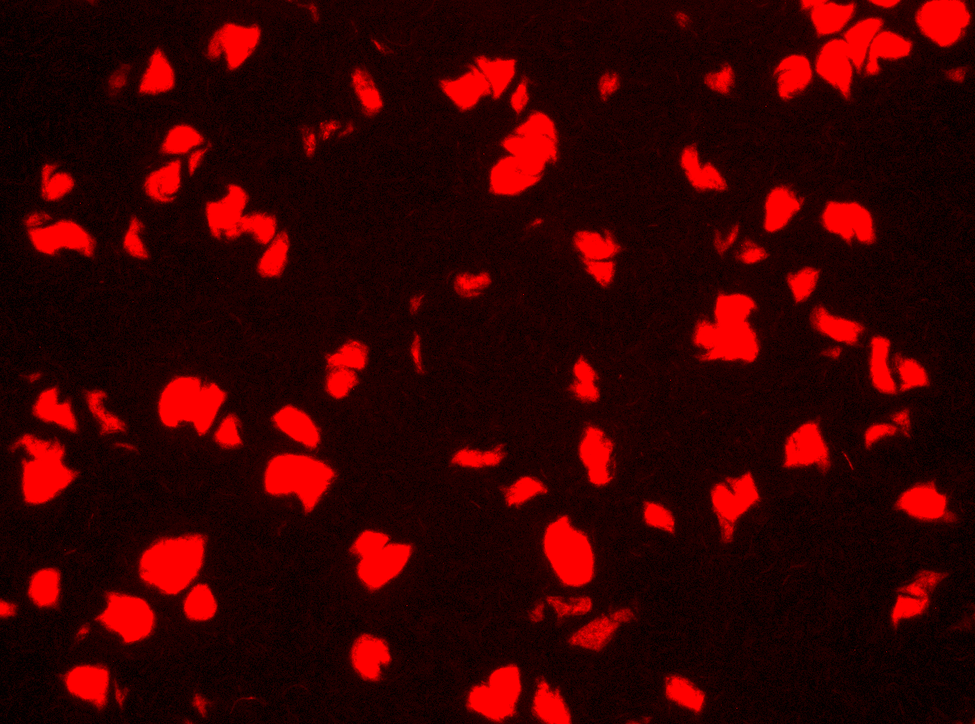
%> input picture Spot_analysis/FIG2v3.bmp, 975 x 724 px, shrunk from 1206 x 896 before the run
$ octave Spot_Analysis_previous.m   (GNU Octave 9; MATLAB toolbox functions it lacks are replaced by stand-ins)
%> lines starting %> are read from the running program, lines starting %| are printed output that depends on the picture; in (x1, y1, x2, y2) boxes, pixels count from 0 and x2, y2 are one past the last pixel; in counts of white or black regions, pixels touching at a corner belong together; the program's own positions count from 1
% a code to characterize pattern domains
tic
clear all;
close all;

disp([' ']);
disp(['%%%%%%%%%%%%%%%%%%%%%%%%%%%%%%%%%%%%%%%%%%%%%%%%%%%%%%%%']);
disp(['new processing ...']);
disp(['%%%%%%%%%%%%%%%%%%%%%%%%%%%%%%%%%%%%%%%%%%%%%%%%%%%%%%%%']);

x1 = 1 ;
chan = 3 ;
mst = 1; %1--mean, 2--std. 3--total. of red spots.
IPTG=0;
%IPTG = [ -7.0, -6.0, -5.5, -5.0, -4.5, -4.0, -3.5, -3.0, -2.5, -2.0]' ;

%IPTG = [ -10 -9 -8 -7.0, -6.0, -5.5, -5.0, -4.5, -4.0, -3.5, -3.0, -2.5, -2.0]' ;

num_images = size(IPTG,1) ;

%num_images = 10 ;


%dirname1 = ['C:\Users\Ting\Pictures\Exported Images\IPTG_pub\'];
dirname1 = ['.\FIG2v3.bmp'];


Mat_Dom_mean = [] ;
Mat_Dom_std  = [] ;
Mat_Dom_sum  = [] ;

Mat_WDom_mean = [] ;
Mat_WDom_std  = [] ;
Mat_WDom_sum  = [] ;

Moran_all = [] ;
Area_all = [] ;
wxx_sum_all = [];
wij_sum_all = [];

fid = fopen('rfp_area.tif', 'wt');
fclose(fid);

for img_dex = 1: num_images
   % close all;
    %load the image
    x2 = IPTG(img_dex);

%%%%%%%%%%%%%%%%%%%%%%%%%%%%%%%%%%%%%%%%%%%%%%%%%%%%%%%
%    x2 = -105 ; % high red
%    x2 = -2 ; % low red
%%%%%%%%%%%%%%%%%%%%%%%%%%%%%%%%%%%%%%%%%%%%%%%%%%%%%%%

    %disp(['img_dex=' num2str(img_dex)]);


    %PicX = imread([dirname1, dirname2]);
    PicX = imread([dirname1]);
%> PicX is the input picture: size 724x975x3 uint8; mean R, G, B 53.9, 0, 0

%    figure, imshow(PicX,'InitialMagnification', 'fit');
    %convert to a binary one.
    Pic_bw = im2bw(PicX, 0.1) ; % attention: choosing the right threshold is critical!
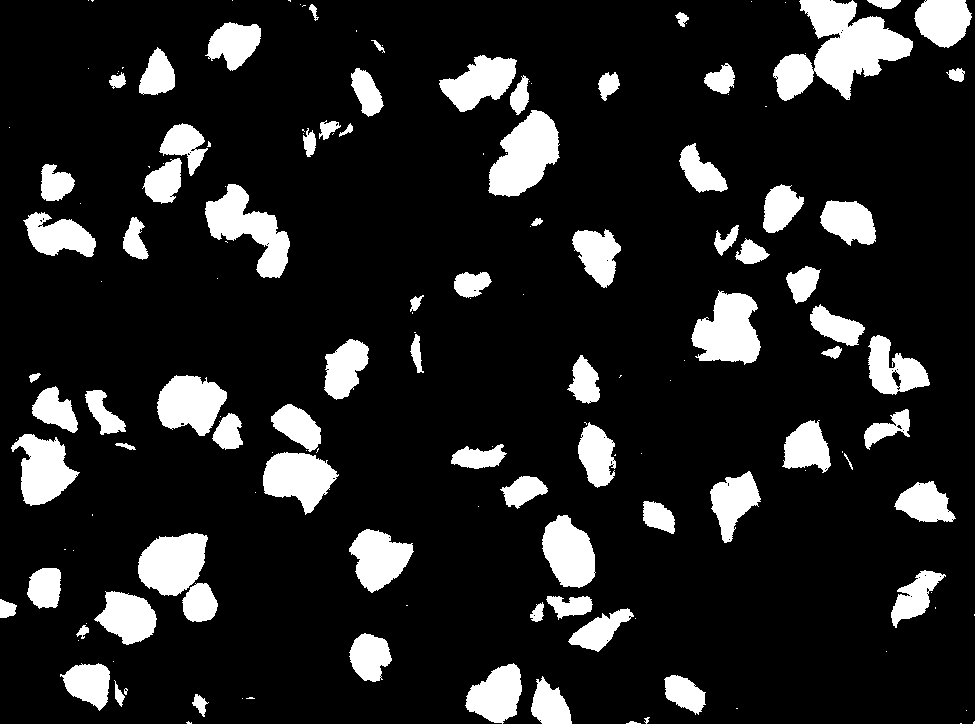
%> Pic_bw: size 724x975 logical; 14.1% white; 156 white regions (75 under 20 px)

    %count and label the domains
    [labeled,numObjects] = bwlabel(Pic_bw,4);
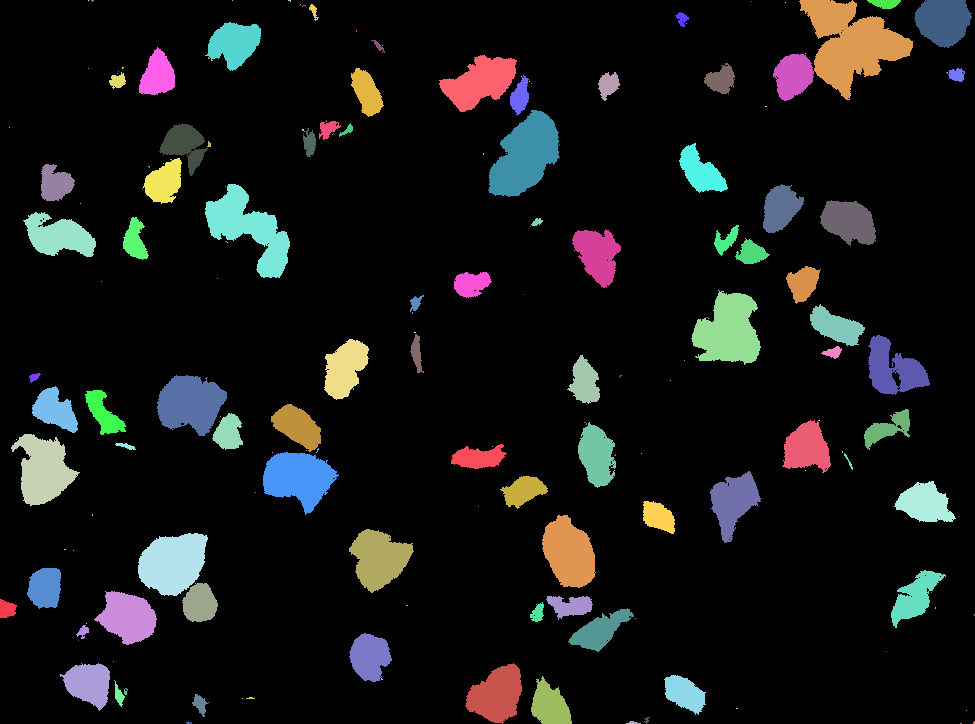
%> labeled: size 724x975 double; 208 distinct labels, from 0 to 207; one colour per label, 0 black
%> numObjects = 207
    numObjects; % Count all distinct objects in the image.
    %disp(['original numObjects= ' num2str(numObjects)]);

    %show the domains using pseudocolor image
    RGB_label = label2rgb(labeled, @spring, 'c', 'shuffle');
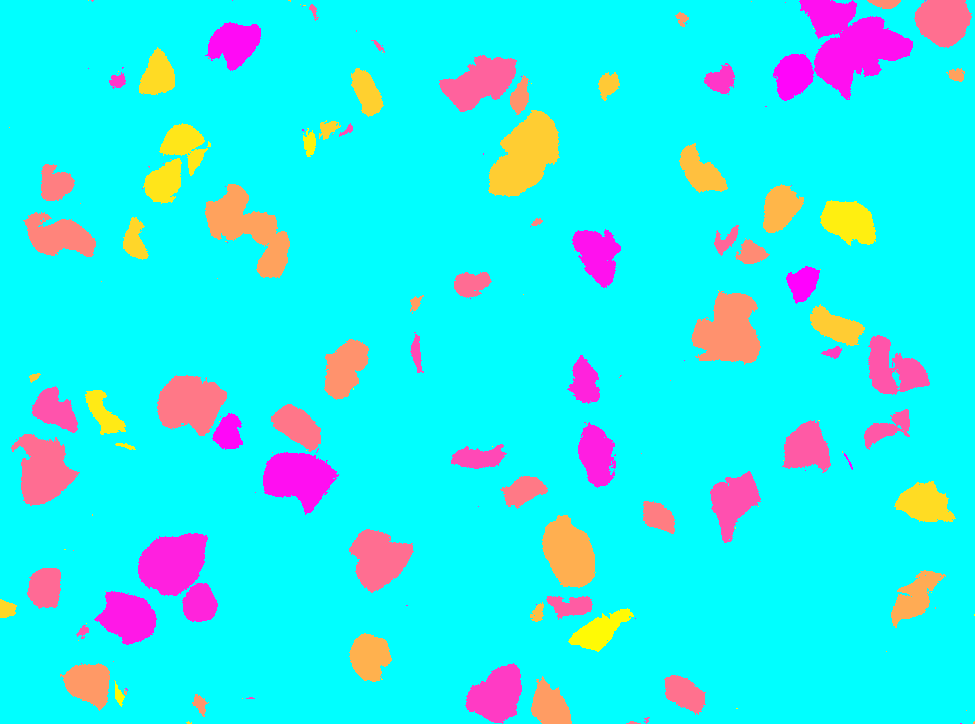
%> RGB_label: size 724x975x3 uint8; mean R, G, B 35.9, 235.3, 238.8
    figure, imshow(RGB_label,'InitialMagnification', 'fit');

    %analyze domain characters
    domaindata = regionprops(labeled,'basic'); %which returns: area, centroid, and 'bounding box'
%> domaindata = 207 regions; largest, box (x1, y1, x2, y2), Area and Centroid: (799, 0, 913, 100) 5704 [851.9 43.9], (488, 110, 560, 197) 3879 [525.7 156.3], (205, 184, 290, 278) 3592 [249.7 229.8], (691, 291, 761, 365) 3501 [729.1 331.4], (138, 533, 208, 596) 3239 [173.4 563.6]

    alldomains = [domaindata.Area];
%> alldomains = 207 values, max 5704 at index 179, min 1 at index 2, mean 479.7
    max_area = max(alldomains); % Find the maximum area of all the grains.
%> max_area = 5704
    disp(['max_area= ' num2str(max_area)]);
%| max_area= 5704

    % %show domains with centroids
    % figure, imshow(RGB_label,'InitialMagnification', 'fit');
     centroids = cat(1, domaindata.Centroid);
%> centroids = 207 rows, first 12: [7.62 609.8; 10 128; 43.94 470.3; 17 440; 59.32 236.6; 45.75 588.3; 34.88 377.8; 55.5 410.8; 55.94 184.2; 89.36 684.1; 65.5 550; 74 551]
%     hold on;
%     plot(centroids(:,1), centroids(:,2), 'b.', 'linewidth', 2.0);

    %filter small domains
    thres_area = 50 ;
    idx = find([domaindata.Area] > thres_area );
%> idx = 79 values from 1 to 203
    %idx = find([domaindata.Area] < thres_area );
    Judge_domain = ismember(labeled, idx);
%> Judge_domain: size 724x975 logical; 14% white; 78 white regions, largest, box (x1, y1, x2, y2) and area: (773, 0, 913, 101) 7069, (488, 110, 560, 197) 3879, (205, 184, 290, 278) 3592

    %show the image after filtering
    re_labeled = labeled .* Judge_domain ;
%> re_labeled: size 724x975 double; 80 distinct labels, from 0 to 203
    figure, imshow(re_labeled,'InitialMagnification', 'fit');

    Pic_bwFTD = Pic_bw .* Judge_domain ;
%> Pic_bwFTD: size 724x975 double; values 0 (black) and 1 (white), 14% white; 78 white regions
    [labeled3,numObjects3] = bwlabel(Pic_bwFTD,8);
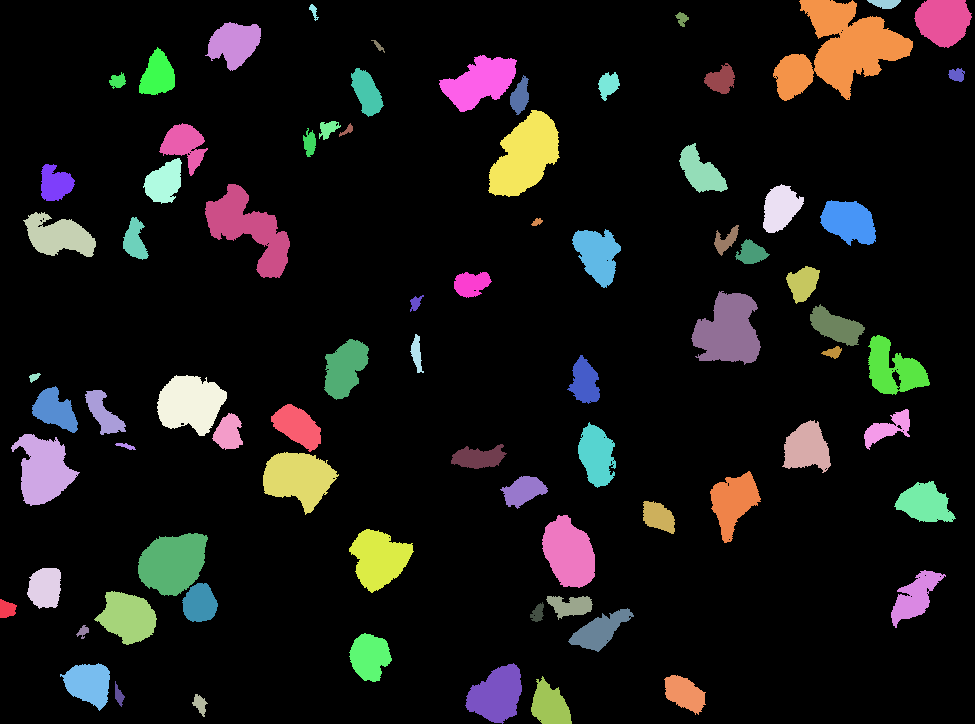
%> labeled3: size 724x975 double; 79 distinct labels, from 0 to 78; one colour per label, 0 black
%> numObjects3 = 78

    disp(['new numObjects= ' num2str(numObjects3)]);
%| new numObjects= 78


    %show the domains in the filtered image using pseudocolor image
    RGB_label3 = label2rgb(labeled3, @spring, 'c', 'shuffle');
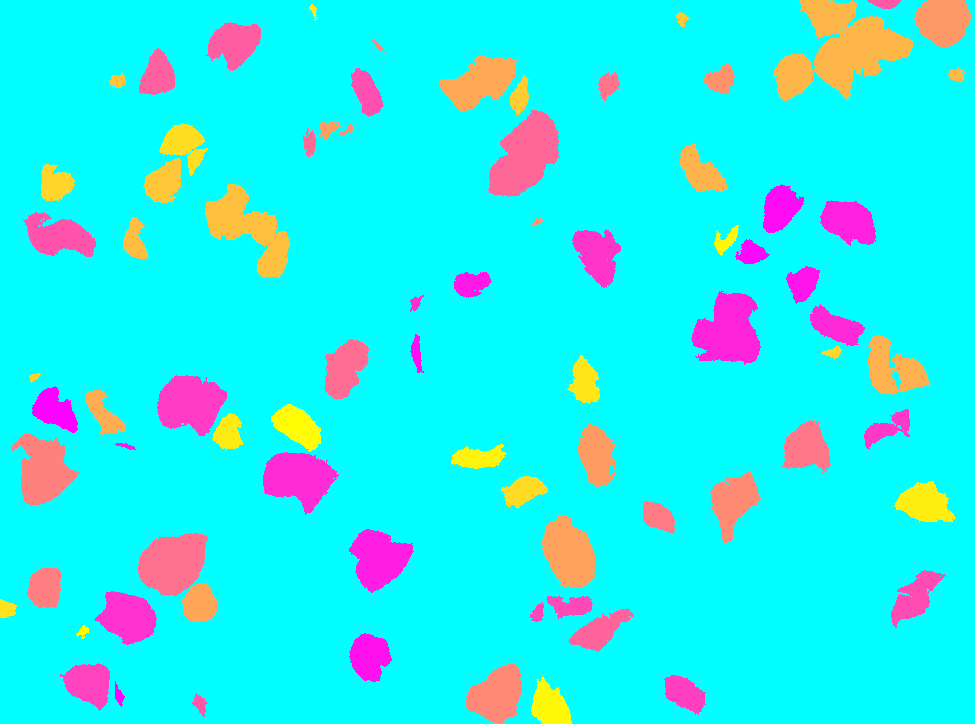
%> RGB_label3: size 724x975x3 uint8; mean R, G, B 35.8, 236.3, 238
%    figure, imshow(RGB_label3,'InitialMagnification', 'fit');
%    nametitle = [num2str(x1), 'e', num2str(x2)];
%    title(nametitle);

    %analyze domain characters for filtered image
    domaindata3 = regionprops(labeled3,'basic'); %which returns: area, centroid, and 'bounding box'
%> domaindata3 = 78 regions; largest, box (x1, y1, x2, y2), Area and Centroid: (773, 0, 913, 101) 7069 [840.7 50.2], (488, 110, 560, 197) 3879 [525.7 156.3], (205, 184, 290, 278) 3592 [249.7 229.8], (691, 291, 761, 365) 3501 [729.1 331.4], (138, 533, 208, 596) 3239 [173.4 563.6]

    %show the centroids in the filtered image
  %figure, imshow(RGB_label3,'InitialMagnification', 'fit');

    centroids = cat(1, domaindata3.Centroid);
%> centroids = 78 rows, first 12: [7.62 609.8; 43.94 470.3; 59.32 236.6; 45.75 588.3; 34.88 377.8; 55.5 410.8; 55.94 184.2; 89.36 684.1; 83.7 632.2; 104.1 413.9; 128.5 617.9; 118.3 81.58]
  %hold on;
  %plot(centroids(:,1), centroids(:,2), 'k.', 'linewidth', 1.5);


%[domaindata3.Area]
RSpot = [domaindata3.Area];
%> RSpot = 78 values, max 7069 at index 66, min 56 at index 36, mean 1268.9
RSpot1 = sum(RSpot);
%> RSpot1 = 98972
RSpot2 = sum(RSpot.*RSpot);
%> RSpot2 = 231526692

%%%%%%%%%%%%%%%%%%%%%%%%%%%%%%%%%%%%%%%%%%%%%%%%%%%%%%%%%%%%%%%%%%%%

%X_bar
MI_m = mean2(Pic_bwFTD) ;
%> MI_m = 0.14
%N
MI_n  = size(Pic_bwFTD,2).*size(Pic_bwFTD,1) ;
%> MI_n = 705900
%reshape the matrix to vector
MI_FP1 = reshape(Pic_bwFTD, [],1);
MI_LB3 = reshape(labeled3, [],1);
%denominator
MI_I_dom = sum(sum( (MI_FP1-MI_m).*(MI_FP1-MI_m) ));
%> MI_I_dom = 85095.4

wei1=1.0;
wei2=1.0;

Wij_sum = wei1*RSpot2 + wei2*((MI_n-RSpot1).^2) ;
%> Wij_sum = 368593123876
Wxx_sum = wei1*RSpot2.*((1-MI_m).^2) + wei2*((MI_n-RSpot1).^2) .* (MI_m.^2) ;
%> Wxx_sum = 7.41e+09

Moran_I = MI_n.*Wxx_sum./Wij_sum./MI_I_dom;
%> Moran_I = 0.167

Moran_I ;

Moran_all = [ Moran_all, Moran_I ];
%> Moran_all = 0.167
Area_all = [ Area_all, RSpot1 ];
%> Area_all = 98972
wij_sum_all = [wij_sum_all, Wij_sum ];
%> wij_sum_all = 368593123876
wxx_sum_all = [wxx_sum_all, Wxx_sum ];
%> wxx_sum_all = 7.41e+09

    % %power spectrum for the filtered binary image
    % tic
    % F1=fft2(labeled3,2048,2048);
    % F2=fftshift(F1);
    % PS=abs(F2).*abs(F2);
    % figure, imagesc(log(PS));
    % colorbar;
    % set(gca,'clim',[5 30]);
    % toc

    %%%%%%%%%%%%%%%%%%%%%%%to plot domain distribution
  figure(99), hist( [domaindata3.Area], 20) ;
  title('Area distribution');
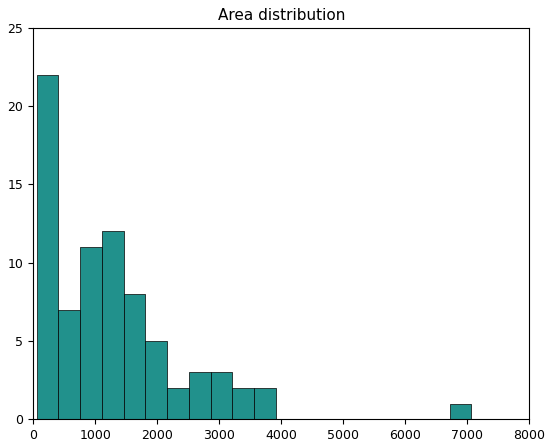
%> figure redrawn from the program's plot data; tallest bar 22 high, from x = 56 to 406.6

    % [18 lines of commented-out code are left out]
    %%%%%%%%%%%%%%%%%%%%%%%to plot weighted domain distribution
    size_lab3 = size(labeled3,1)*size(labeled3,2);
%> size_lab3 = 705900
    vec_lab3 = reshape(labeled3,[],size_lab3);

 %!!!
 %  RSpot = [domaindata3.Area];

    vec_area3 = [domaindata3.Area];
%> vec_area3 has the same summary as RSpot
    index_3 = find(vec_lab3>0);
%> index_3 = 98972 values from 600 to 703022
    vec_lab3_nonzero = vec_lab3(index_3) ;


    weighted_area = vec_area3(vec_lab3_nonzero) ;
    % [44 lines of commented-out code are left out]
     mean_weighted_area = mean(weighted_area) ;
%> mean_weighted_area = 2339.3
     std_weighted_area = std(weighted_area) ;
%> std_weighted_area = 1615.7
%     disp(['weighed_area: mean, std']);
%     [mean_weighted_area, std_weighted_area]
%     disp([' ']);

    %%%%%%%%%%%%%%%%%%%%%%%%%%%%%%%%%%%%%%%%%%%%%%%%%%%%%%%%%%%%%
    %domain size statistics
    Dom_mean = mean([domaindata3.Area]);
%> Dom_mean = 1268.9
    Dom_std = std([domaindata3.Area]);
%> Dom_std = 1173
    Dom_sum = sum([domaindata3.Area]);
%> Dom_sum = 98972

    Mat_Dom_mean = [Mat_Dom_mean, Dom_mean];
%> Mat_Dom_mean = 1268.9
    Mat_Dom_std  = [Mat_Dom_std,  Dom_std] ;
%> Mat_Dom_std = 1173
    Mat_Dom_sum  = [Mat_Dom_sum,  Dom_sum] ;
%> Mat_Dom_sum = 98972

    %!!!
 %  RSpot2 = RSpot1.^2;

    SW_area = sum([domaindata3.Area].*[domaindata3.Area]);
%> SW_area = 231526692

    %equivalent to: SW_area = sum(weighted_area);

    Mat_WDom_mean = [Mat_WDom_mean, mean_weighted_area] ;
%> Mat_WDom_mean = 2339.3
    Mat_WDom_std  = [Mat_WDom_std,  mean_weighted_area] ;
%> Mat_WDom_std = 2339.3
    Mat_WDom_sum  = [Mat_WDom_sum,  SW_area];
%> Mat_WDom_sum = 231526692

    disp(['[Dom_mean, std, sum]= ' num2str(Dom_mean), ', ' num2str(Dom_std), ', ' num2str(Dom_sum)]);
%| [Dom_mean, std, sum]= 1268.8718, 1172.9855, 98972

    disp(['lined:']);
    disp([num2str(x1), 'e', num2str(x2), '  ' num2str(Dom_mean), ' ' num2str(Dom_std), ' ' num2str(Dom_sum)]);
%| 1e0  1268.8718 1172.9855 98972

    fid = fopen('rfp_area.txt', 'a+');
    fprintf(fid, '%.1fe%d %12.5f %12.5f %12.5f\n', x1, x2, Dom_mean, Dom_std, Dom_sum);
    fclose(fid);

% [40 lines of commented-out code are left out]

end

%plot figures
%domain area dist.
Mat_Dom_mss=[Mat_Dom_mean', Mat_Dom_std', Mat_Dom_sum'];
%> Mat_Dom_mss = [1268.9 1173 98972]

%weighed domain area dist.
Mat_WDom_mss=[Mat_WDom_mean', Mat_WDom_std', Mat_WDom_sum'];
%> Mat_WDom_mss = [2339.3 2339.3 231526692]

%%%%%%%%%%%%%%%%%%%%%%%%%%%%%%%%%%%%%%%%%%%%%%%%%%%%%%%%%%%%%
% to plot weighted area statistics.
%figure(55),
figure,
%subplot(2,1,2)
if chan==2,
    lincha='g';
else
    lincha='r';
end

plotobj = plot(IPTG, Mat_WDom_mss(:,3),'o');
 title('Total size of red domains vs IPTG','fontname','arial','fontsize',16);
% xlabel('IPTG','fontname','arial', 'fontsize',16);
% ylabel('Total Red spot size', 'fontname','arial','fontsize',16);
set(gca, 'fontsize',14);
set(plotobj,...
                'LineWidth',2,...
                'MarkerEdgeColor',lincha,...
                'MarkerFaceColor',lincha,...
                'MarkerSize',8)

%%%%%%%%%%%%fitting Fig(55)
a = 4.0e7 ;
b = 1 ;
c = 1.0*10^(-4.0) ;
d = -1.2;
f = 0.7e7 ;

x0=-7.2:0.1:-1.8;
x = 10.^(x0);

y = a - a./(b+(x./c).^d)+ f;


hold on ;
plot(x0,y,'g-','linewidth',1.0);

% hold on ;
% errorbar(IPTG, XFP2(:,mors),XFP2(:,2),'k','linestyle','none','linewidth',1.0);
%

axis([-7.1 -1.9 0.7*min(y) 1.5*max(y)]);
%> figure, not shown here; curve peaks at x = -7.2, y = 46994219.1


% %%%%%%%%%%%%%%%%%%%%%%%%%%%%%%%%%%%%%%%%%%%%%%%%%%%%%%%%%%%%%%%
% % plot area dist.
% %figure(3),
% figure,
%
% %subplot(2,1,2)
% if chan==2,
%     lincha='g';
% else
%     lincha='r';
% end
%
% plotobj = plot(IPTG, Mat_Dom_mss(:,mst),'o');
%  title('mean red domain size vs IPTG','fontname','arial','fontsize',16);
% % xlabel('IPTG','fontname','arial', 'fontsize',16);
% % ylabel('Total Red spot size', 'fontname','arial','fontsize',16);
% set(gca, 'fontsize',14);
% set(plotobj,...
%                 'LineWidth',2,...
%                 'MarkerEdgeColor',lincha,...
%                 'MarkerFaceColor',lincha,...
%                 'MarkerSize',8)
%
%
%
% %%%%%%%%%%%%%%%%%%%%%%%%%%%%%%%%%%%%%%%%%%%%%%%%%%%%%%%%
%
% %curve fitting
% if mst==3
% a = 6.0e4 ;
% b = 1 ;
% c = 1.0*10^(-4.4) ;
% d = -1.5;
% f = 3.7e4 ;
% elseif mst==1
% a = 2e2 ;
% b = 1 ;
% c = 1.0*10^(-4.4) ;
% d = -1.5;
% f = 1e2 ;
% else
%     ;
% end
%
% a = 1.5e2 ;
% b = 1 ;
% c = 1.0*10^(-3.7) ;
% d = -1.5;
% f = 1e2 ;
%
% x0=-7.2:0.1:-1.8;
% x = 10.^(x0);
%
% y = a - a./(b+(x./c).^d)+ f;
%
%
% hold on ;
% plot(x0,y,'k-','linewidth',1.0);
%
% % hold on ;
% % errorbar(IPTG, XFP2(:,mors),XFP2(:,2),'k','linestyle','none','linewidth',1.0);
% %
%
% axis([-7.1 -1.9 0.7*min(y) 1.5*max(y)]);
%
% %axis([-7.1 -1.9 0.0 110000]);

figure(101);
subplot(2,2,1),
plot(IPTG, Moran_all,'g-o');
axis([-7.1 -1.9 0.0 1.2*max(Moran_all)]);
title('Moran I vs. IPTG');
subplot(2,2,2),
plot(IPTG, Area_all,'b-o');
axis([-7.1 -1.9 0.0 1.2*max(Area_all)]);
title('Total Red Area vs. IPTG');
subplot(2,2,3),
plot(IPTG, wij_sum_all,'k-o');
axis([-7.1 -1.9 0.0 1.2*max(wij_sum_all)]);
title('wij-sum(collectivity) vs. IPTG');
subplot(2,2,4),
plot(IPTG, wxx_sum_all,'r-o');
axis([-7.1 -1.9 0.0 1.2*max(wxx_sum_all)]);
title('wxx-sum vs. IPTG');
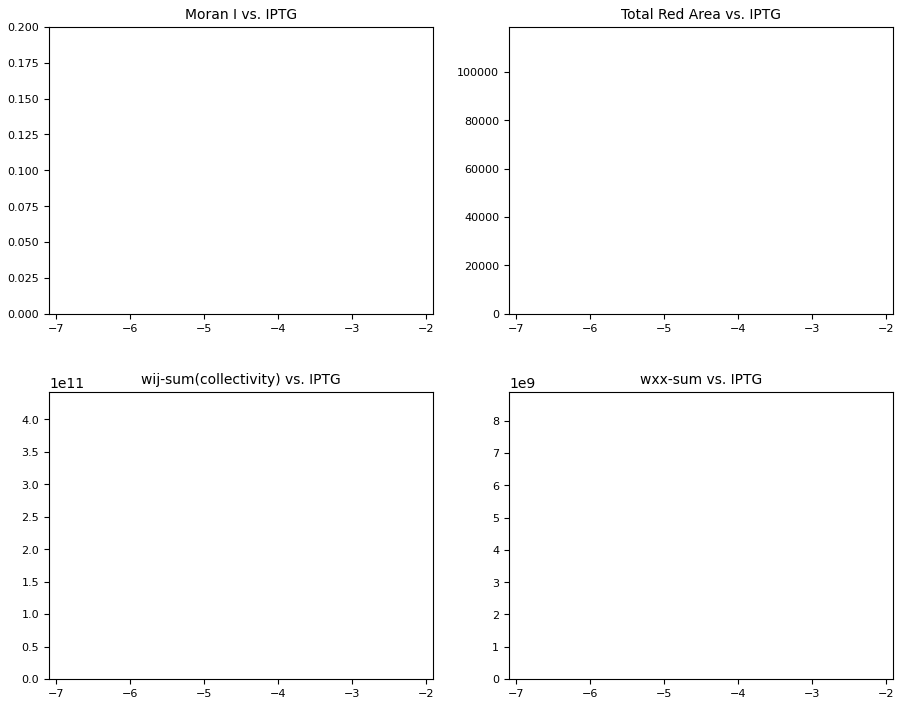
%> figure redrawn from the program's plot data, 4 panels
